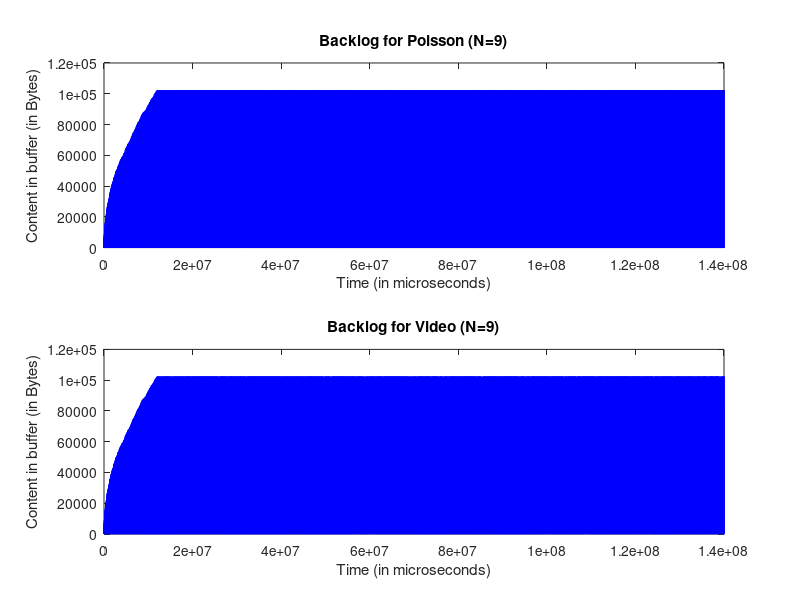
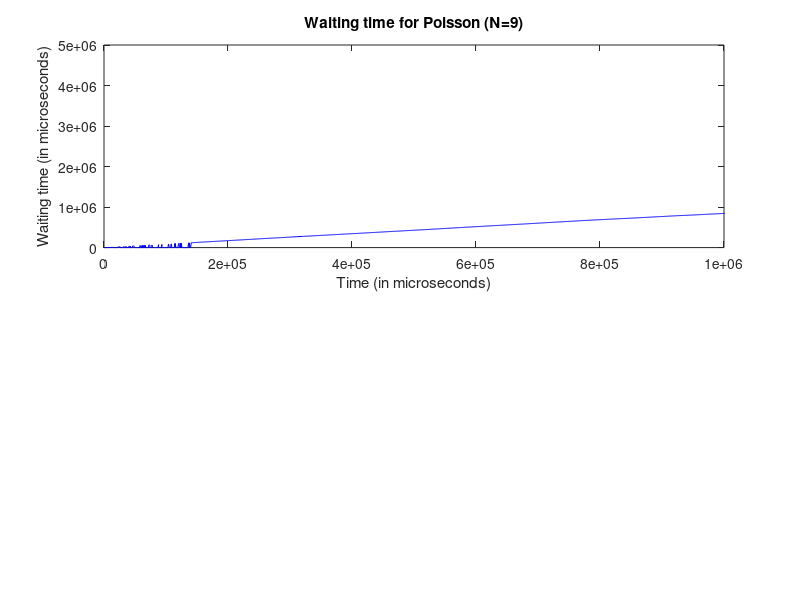

Here is the MATLAB script that generated these plots, in order: (Note: this script raises an error after producing the figures.)
clc; clear all;

[time_p2, packetsize_p2, bufferSize1, bufferSize2, bufferType] = textread('ps_n9.txt', '%f %f %f %f %f');

time2 = zeros(1,length(time_p2));
time2=cumsum(time_p2);
buffer1=bufferSize1;
buffer2=bufferSize2;

%time2/1e6;
fig1 = figure(1);
subplot(2,1,1);
plot(time2,buffer2,'-b');
title('Backlog for Poisson (N=9)');
xlabel('Time (in microseconds)');
ylabel('Content in buffer (in Bytes)');
xlim([0,14e7]);
subplot(2,1,2);
plot(time2,buffer1,'-b');
title('Backlog for Video (N=9)');
xlabel('Time (in microseconds)');
ylabel('Content in buffer (in Bytes)');
%ylim([-1,200]);
xlim([0,14e7]);
%legend 
%legend('Backlog in the buffer (N=1)','Location','northeast');

set(figure(1),'OuterPosition',[1 1 900 600]);
saveas(figure(1),'plot_n9_backlog','png');


%seperate two buffer flow
i=1;
j=1;
k=1;
packetfrom_1 = zeros(1,124816);
timefrom_1 = zeros(1,124816);
bkfrom_1 = zeros(1,124816);
packetfrom_2 = zeros(1,666086);
timefrom_2 = zeros(1,666086);
bkfrom_2 = zeros(1,666086);
%disp(buffer(i));

while i<=length(packetsize_p2)
    %disp(bufferType(i));
    %low
    if bufferType(i) == 1
        packetfrom_1(k)=packetsize_p2(i);
        timefrom_1(k)=time_p2(i);
        bkfrom_1(k)=bufferSize2(i);
        k=k+1;
    end
    %high
    if bufferType(i) == 2
        packetfrom_2(j)=packetsize_p2(i);
        timefrom_2(j)=time_p2(i);
        bkfrom_2(j)=bufferSize1(i);
        j=j+1;
    end
    
    %disp(buffer(i));
    i=i+1;
end

%Poisson
[packet_no_p, time_p, packetsize_p] = textread('generator_pos_n9.txt', '%f %f %f');
i=1;
time1p(i)=0;
arrivalp(i)=packetsize_p(i);
i=2;
while i<=length(packet_no_p)
    time1p(i)=time1p(i-1)+time_p(i);
    arrivalp(i) = arrivalp(i-1)+packetsize_p(i);
    i=i+1;
end

[packet_no_p3, time_p3, packetsize_p3] = textread('sink_pos_n9.txt', '%f %f %f');

time_temp3p = cumsum(time_p3);
time3p=zeros(1,length(time_p3));
i=2;
while i<=length(time_p3)
    time3p(i)=time_temp3p(i);
    i=i+1;
end
%time3(i)=0;
i=1;
arrival3p(i)=packetsize_p3(i);
i=2;
while i<=length(packetsize_p3)
    %time3(i)=time3(i-1)+time_p3(i);
    arrival3p(i)=arrival3p(i-1)+packetsize_p3(i);
    i=i+1;
end

waiting_time1 = zeros(1,length(time_p3)); 
i=1;
while i<=length(time_p3)
    j=i;
    while (((bkfrom_1(i) + packetfrom_1(i)) > 102400) && j< length(time_p3) )
        j = j+1;
    end
    waiting_time1(i) = time3p(i) - time1p(j); %microseconds!!!
    if waiting_time1(i) < 0
        waiting_time1(i) = 0;
    end
    i = i+1;
end

fig2=figure(2);
subplot(2,1,1);
plot(time3p,waiting_time1,'-b');
title('Waiting time for Poisson (N=9)');
xlabel('Time (in microseconds)');
ylabel('Waiting time (in microseconds)');
%ylim([-1,200]);
xlim([0,1e6]);
%legend 
%legend('Backlog in the buffer (N=1)','Location','northeast');

%set(fig2,'OuterPosition',[1 1 900 600]);
%saveas(fig2,'plot_n1_waitingtime','png');

%Video
[packet_no_p, time_p, packetsize_p] = textread('generator_vedio_n9.txt', '%f %f %f');
i=1;
time1(i)=0;
arrival(i)=packetsize_p(i);
i=2;
while i<=length(packet_no_p)
    time1(i)=time1(i-1)+time_p(i);
    arrival(i) = arrival(i-1)+packetsize_p(i);
    i=i+1;
end

[packet_no_p3, time_p3, packetsize_p3] = textread('sink_video_n9.txt', '%f %f %f');

time_temp3 = cumsum(time_p3);
time3=zeros(1,length(time_p));
i=2;
while i<=length(time_p)
    time3(i)=time_temp3(i);
    i=i+1;
end
%time3(i)=0;
i=1;
arrival3(i)=packetsize_p(i);
i=2;
while i<=length(packetsize_p)
    %time3(i)=time3(i-1)+time_p3(i);
    arrival3(i)=arrival3(i-1)+packetsize_p3(i);
    i=i+1;
end

waiting_time2 = zeros(1,length(time_p)); 
i=1;
while i<=length(time_p)
    j=i;
    while (((bkfrom_2(i) + packetfrom_2(i)) > 102400) && j< length(time_p) )
        j = j+1;
    end
    waiting_time2(i) = abs(time3(i) - time1(j)); %microseconds!!!
    if i < 10000
        waiting_time2(i) = 0;
    end
    i = i+1;
end
%disp(time3(5000)-time1(5000));
subplot(2,1,2);
plot(time3,waiting_time2,'-b');
title('Waiting time for video (N=9)');
xlabel('Time (in microseconds)');
ylabel('Waiting time (in microseconds)');
%ylim([-1,200]);
xlim([0,3e7]);
%legend 
%legend('Backlog in the buffer (N=1)','Location','northeast');

set(fig2,'OuterPosition',[1 1 900 600]);
saveas(fig2,'plot_n9_waitingtime','png');





discard_p1 = zeros(1, length(time3));
i=1;
time3_d1=zeros(1, length(time3));
while i<=length(time3)
   time3_d1(i)=time3(i);
   i=i+1
end
i=1;
while i<=length(time3)
    if ((bkfrom_1(i) + packetfrom_1(i)) > 102400)
        discard_p1(i) = 1;
    end
    i=i+1;
end

discard_p2 = zeros(1, length(time3));
i=1;
time3_d2=zeros(1, length(time3));
while i<=length(time3)
   time3_d2(i)=time3(i);
   i=i+1
end
i=1;
while i<=length(time3)
    if ((bkfrom_2(i) + packetfrom_2(i)) > 102400)
        discard_p2(i) = 1;
    end
    i=i+1;
end

fig3=figure(3);
subplot(2,1,1);
plot(time3_d1,cumsum(discard_p1),'-b');
title('Number of Discarded packets for Poisson (N=9)');
xlabel('Time (in microseconds)');
ylabel('Total discarded packets');
%ylim([-1,200]);
xlim([0,1e7]);
%legend 
%legend('Backlog in the buffer (N=1)','Location','northeast');
subplot(2,1,2);
plot(time3_d2,cumsum(discard_p2),'-b');
title('Number of Discarded packets for video (N=9)');
xlabel('Time (in microseconds)');
ylabel('Total discarded packets');
xlim([0,1e7]);




set(fig3,'OuterPosition',[1 1 900 600]);
saveas(fig3,'plot_n9_discard','png');